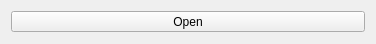
<?xml version="1.0" encoding="UTF-8"?>
<ui version="4.0">
 <class>MainBox</class>
 <widget class="QWidget" name="MainBox">
  <property name="geometry">
   <rect>
    <x>0</x>
    <y>0</y>
    <width>376</width>
    <height>44</height>
   </rect>
  </property>
  <property name="sizePolicy">
   <sizepolicy hsizetype="Preferred" vsizetype="Fixed">
    <horstretch>0</horstretch>
    <verstretch>0</verstretch>
   </sizepolicy>
  </property>
  <property name="windowTitle">
   <string>Dialog</string>
  </property>
  <layout class="QVBoxLayout" name="verticalLayout">
   <item>
    <widget class="QToolButton" name="BtnOpen">
     <property name="sizePolicy">
      <sizepolicy hsizetype="Expanding" vsizetype="Fixed">
       <horstretch>0</horstretch>
       <verstretch>0</verstretch>
      </sizepolicy>
     </property>
     <property name="text">
      <string>Open</string>
     </property>
    </widget>
   </item>
  </layout>
 </widget>
 <resources/>
 <connections/>
</ui>
